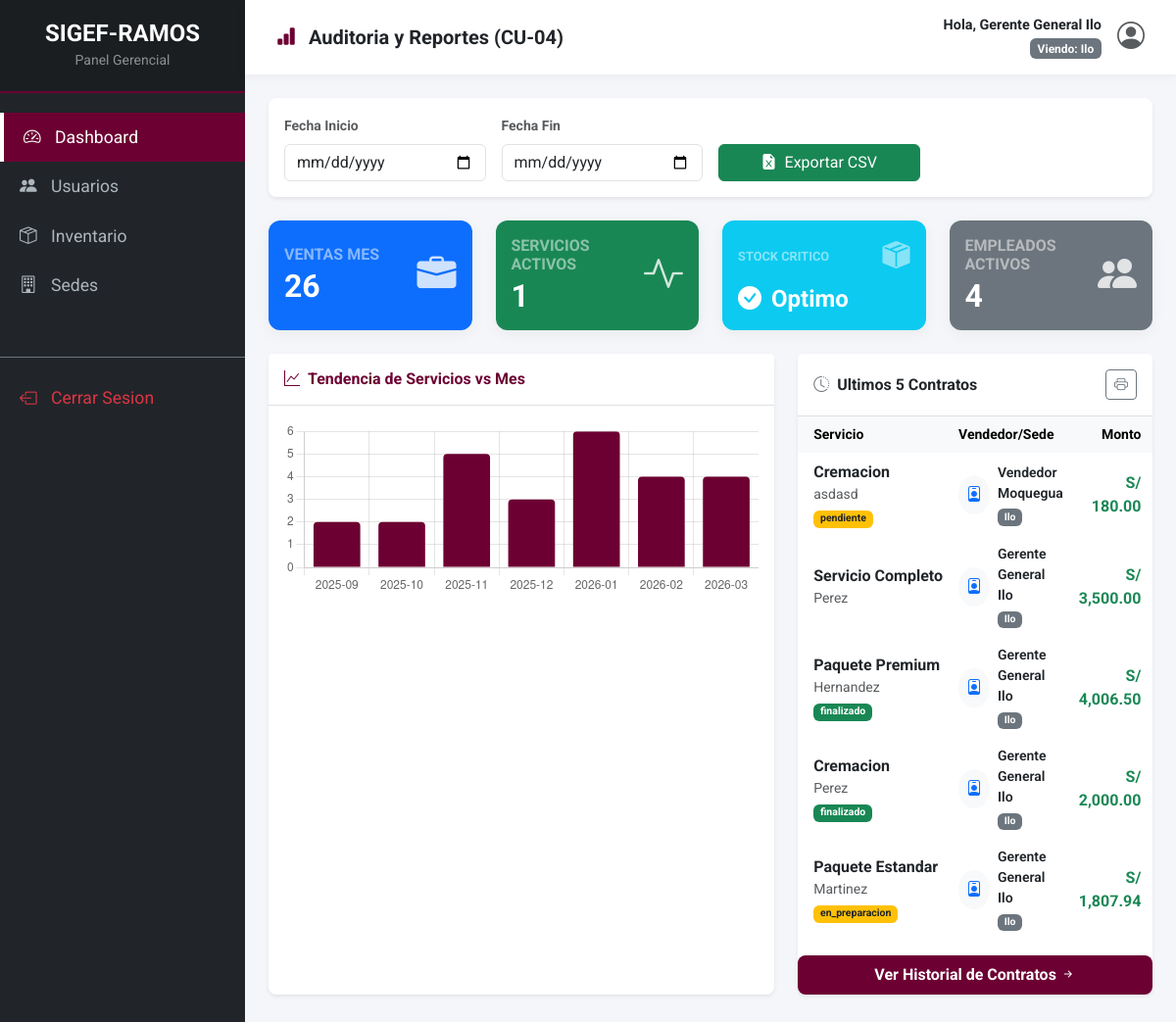
Page /index.php?controller=dashboard (signed in) on the committed database.
### tables this page shows
CREATE TABLE `servicios` (
  `id` int(11) NOT NULL,
  `difunto_id` int(11) NOT NULL,
  `sede_id` int(11) NOT NULL,
  `vendedor_id` int(11) DEFAULT NULL,
  `tipo_servicio` varchar(100) NOT NULL,
  `descripcion` text DEFAULT NULL,
  `precio` decimal(10,2) NOT NULL,
  `fecha_servicio` datetime NOT NULL,
  `estado` enum('pendiente','en_preparacion','en_traslado','finalizado','cancelado') DEFAULT 'pendiente',
  `created_at` timestamp NOT NULL DEFAULT current_timestamp(),
  `fecha_finalizacion` datetime DEFAULT NULL
);

CREATE TABLE `difuntos` (
  `id` int(11) NOT NULL,
  `dni` varchar(20) DEFAULT NULL,
  `nombres` varchar(100) NOT NULL,
  `apellidos` varchar(100) NOT NULL,
  `fecha_nacimiento` date DEFAULT NULL,
  `fecha_fallecimiento` date NOT NULL,
  `causa_muerte` varchar(255) DEFAULT NULL,
  `deudo_id` int(11) DEFAULT NULL,
  `created_at` timestamp NOT NULL DEFAULT current_timestamp()
);

CREATE TABLE `usuarios` (
  `id` int(11) NOT NULL,
  `nombre` varchar(100) NOT NULL,
  `username` varchar(50) NOT NULL,
  `password` varchar(255) NOT NULL,
  `rol` enum('Gerente','Vendedor','Operario') NOT NULL,
  `sede_id` int(11) DEFAULT NULL,
  `created_at` timestamp NOT NULL DEFAULT current_timestamp()
);

CREATE TABLE `sedes` (
  `id` int(11) NOT NULL,
  `nombre` varchar(100) NOT NULL,
  `direccion` varchar(255) DEFAULT NULL,
  `telefono` varchar(20) DEFAULT NULL,
  `created_at` timestamp NOT NULL DEFAULT current_timestamp()
);

### views/dashboard_gerente.php (the view, shortened to what the rows shown need)
<?php
require_once __DIR__ . '/../controllers/DashboardController.php';
$dashboardController = new DashboardController();
$sede_id = isset($_GET['sede_id']) && $_GET['sede_id'] !== '' ? (int)$_GET['sede_id'] : null;
$fecha_inicio = isset($_GET['fecha_inicio']) ? $_GET['fecha_inicio'] : null;
$fecha_fin = isset($_GET['fecha_fin']) ? $_GET['fecha_fin'] : null;
$data = $dashboardController->getDashboardData($sede_id, $fecha_inicio, $fecha_fin);
?>
<!DOCTYPE html>
<html lang="es">
<head>
    <link href="https://cdn.jsdelivr.net/npm/bootstrap@5.3.0/dist/css/bootstrap.min.css" rel="stylesheet">
    <link href="https://cdn.jsdelivr.net/npm/bootstrap-icons@1.10.5/font/bootstrap-icons.css" rel="stylesheet">
</head>
<body>
    <div class="wrapper">
        <div id="content">
            <div class="container-fluid px-4 pb-5">
                <div class="row mb-4">
                    <div class="col-md-3 mb-3 mb-md-0">
                        <div class="card card-stat bg-primary text-white h-100">
                            <div class="card-body d-flex justify-content-between align-items-center">
                                <div>
                                    <h2 class="mb-0 fw-bold"><?php echo $data['ventas_mes']; ?></h2>
                                </div>
                            </div>
                        </div>
                    </div>
                    <div class="col-md-3 mb-3 mb-md-0">
                        <div class="card card-stat bg-success text-white h-100">
                            <div class="card-body d-flex justify-content-between align-items-center">
                                <div>
                                    <h2 class="mb-0 fw-bold"><?php echo $data['servicios_activos']; ?></h2>
                                </div>
                            </div>
                        </div>
                    </div>
                    <div class="col-md-3 mb-3 mb-md-0">
                        <div class="card card-stat bg-secondary text-white h-100">
                            <div class="card-body d-flex justify-content-between align-items-center">
                                <div>
                                    <h2 class="mb-0 fw-bold"><?php echo $data['usuarios_conectados']; ?></h2>
                                </div>
                            </div>
                        </div>
                    </div>
                </div>
                <div class="row">
                    <div class="col-lg-5 mb-4">
                        <div class="card border-0 shadow-sm rounded-3 h-100">
                            <div class="card-body p-0">
                                <div class="table-responsive">
                                    <table class="table table-hover table-borderless align-middle mb-0">
                                        <thead class="table-light text-muted small">
                                            <tr>
                                                <th class="ps-3">Servicio</th>
                                                <th>Vendedor/Sede</th>
                                                <th class="text-end">Monto</th>
                                                <th class="text-center pe-3">PDF</th>
                                            </tr>
                                        </thead>
                                        <tbody>
                                            <?php if (empty($data['ultimos_contratos'])): ?>
                                                <tr><td colspan="4" class="text-center text-muted py-3">No hay contratos recientes</td></tr>
                                            <?php
else: ?>
                                                <?php foreach ($data['ultimos_contratos'] as $contrato): ?>
                                                <tr>
                                                    <td class="ps-3 text-nowrap">
                                                        <span class="fw-bold text-dark d-block text-truncate" style="max-width: 150px;"><?php echo htmlspecialchars($contrato['tipo_servicio']); ?></span>
                                                        <small class="text-muted d-block"><?php echo htmlspecialchars($contrato['difunto_apellidos']); ?></small>
                                                        <small><span class="badge bg-<?php echo $contrato['estado'] == 'finalizado' ? 'success' : ($contrato['estado'] == 'en_proceso' ? 'primary' : 'warning text-dark'); ?>"><?php echo $contrato['estado']; ?></span></small>
                                                    </td>
                                                    <td>
                                                        <div class="d-flex align-items-center">
                                                            <div class="bg-light rounded-circle p-2 me-2 text-primary"><i class="bi bi-person-badge"></i></div>
                                                            <div>
                                                                <span class="d-block fw-semibold small"><?php echo htmlspecialchars($contrato['vendedor_nombre'] ?? 'Sin asignar'); ?></span>
                                                                <span class="badge bg-secondary" style="font-size: 0.65em;"><?php echo htmlspecialchars($contrato['sede_nombre']); ?></span>
                                                            </div>
                                                        </div>
                                                    </td>
                                                    <td class="text-end fw-bold text-success">S/ <?php echo number_format($contrato['precio'], 2); ?></td>
                                                    <td class="text-center pe-3">
                                                    </td>
                                                </tr>
                                                <?php
    endforeach; ?>
                                            <?php
endif; ?>
                                        </tbody>
                                    </table>
                                </div>
                            </div>
                        </div>
                    </div>
                </div>
            </div>
        </div>
    </div>
    <script>
        // Data inyectada desde PHP
        const chartLabels = <?php echo json_encode($data['chart_labels']); ?>;
        const chartData = <?php echo json_encode($data['chart_data']); ?>;
        const ctx = document.getElementById('tendenciaChart').getContext('2d');
        const tendenciaChart = new Chart(ctx, {
            type: 'bar',
            data: {
                labels: chartLabels.length > 0 ? chartLabels : ['Sin Datos'],
                datasets: [{
                    label: 'Cantidad de Servicios',
                    data: chartData.length > 0 ? chartData : [0],
                    backgroundColor: '#6D0032',
                    borderRadius: 4,
                }]
            },
            options: {
                responsive: true,
                plugins: {
                    legend: { display: false }
                },
                scales: {
                    y: { beginAtZero: true, ticks: { precision: 0 } }
                }
            }
        });
    </script>
</body>
</html>

### rows in the picture
servicios: tipo_servicio "Cremacion", difunto.apellidos "asdasd", estado "pendiente", vendedor.nombre "Vendedor Moquegua", sede.nombre "Ilo", precio "180.00"
servicios: tipo_servicio "Servicio Completo", difunto.apellidos "Perez", vendedor.nombre "Gerente General Ilo", sede.nombre "Ilo", precio "3,500.00"
servicios: tipo_servicio "Paquete Premium", difunto.apellidos "Hernandez", estado "finalizado", vendedor.nombre "Gerente General Ilo", sede.nombre "Ilo", precio "4,006.50"
servicios: tipo_servicio "Cremacion", difunto.apellidos "Perez", estado "finalizado", vendedor.nombre "Gerente General Ilo", sede.nombre "Ilo", precio "2,000.00"
servicios: tipo_servicio "Paquete Estandar", difunto.apellidos "Martinez", estado "en_preparacion", vendedor.nombre "Gerente General Ilo", sede.nombre "Ilo", precio "1,807.94"

### other values in the picture
$_SESSION['nombre'] "Gerente General Ilo"
$data['sede_nombre_activa'] "Ilo"
$data['ventas_mes'] "26"
$data['servicios_activos'] "1"
$data['usuarios_conectados'] "4"
chart data {{ json_encode($data['chart_labels']) }} ["2025-09","2025-10","2025-11","2025-12","2026-01","2026-02","2026-03"]
chart data {{ json_encode($data['chart_data']) }} [2,2,5,3,6,4,4]
